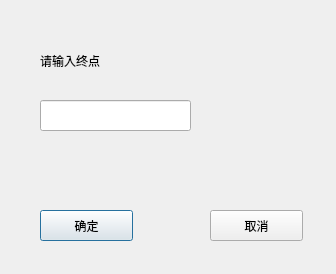
<?xml version="1.0" encoding="UTF-8"?>
<ui version="4.0">
 <class>Single</class>
 <widget class="QDialog" name="Single">
  <property name="geometry">
   <rect>
    <x>0</x>
    <y>0</y>
    <width>336</width>
    <height>274</height>
   </rect>
  </property>
  <property name="windowTitle">
   <string>Dialog</string>
  </property>
  <property name="styleSheet">
   <string notr="true">font: 18pt &quot;楷体&quot;;</string>
  </property>
  <widget class="QPushButton" name="startBtn">
   <property name="geometry">
    <rect>
     <x>40</x>
     <y>210</y>
     <width>93</width>
     <height>31</height>
    </rect>
   </property>
   <property name="text">
    <string>确定</string>
   </property>
  </widget>
  <widget class="QPushButton" name="quitBtn">
   <property name="geometry">
    <rect>
     <x>210</x>
     <y>210</y>
     <width>93</width>
     <height>31</height>
    </rect>
   </property>
   <property name="text">
    <string>取消</string>
   </property>
  </widget>
  <widget class="QLabel" name="label">
   <property name="geometry">
    <rect>
     <x>40</x>
     <y>45</y>
     <width>151</width>
     <height>31</height>
    </rect>
   </property>
   <property name="text">
    <string>请输入终点</string>
   </property>
  </widget>
  <widget class="QLineEdit" name="pointEdit">
   <property name="geometry">
    <rect>
     <x>40</x>
     <y>100</y>
     <width>151</width>
     <height>31</height>
    </rect>
   </property>
  </widget>
 </widget>
 <resources/>
 <connections/>
</ui>
